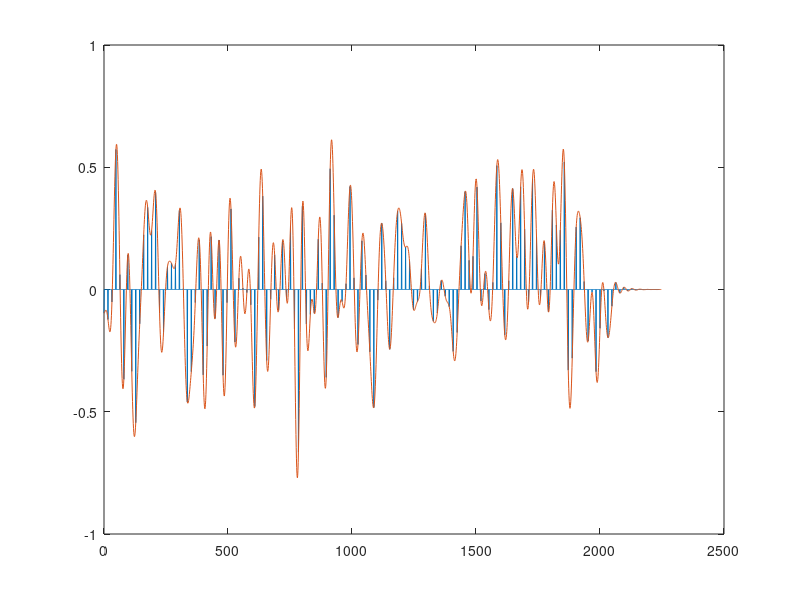

Write the MATLAB code that produced this figure.
data = load("samples.mat");
plot(0:length(data.x_sampled)-1, data.x_sampled); hold on;
plot(0:length(data.x)-1, data.x); hold on;
restored = conv(data.x_sampled, data.h);
restored = 16*restored(200:end);
%plot(0:length(restored)-1, restored);